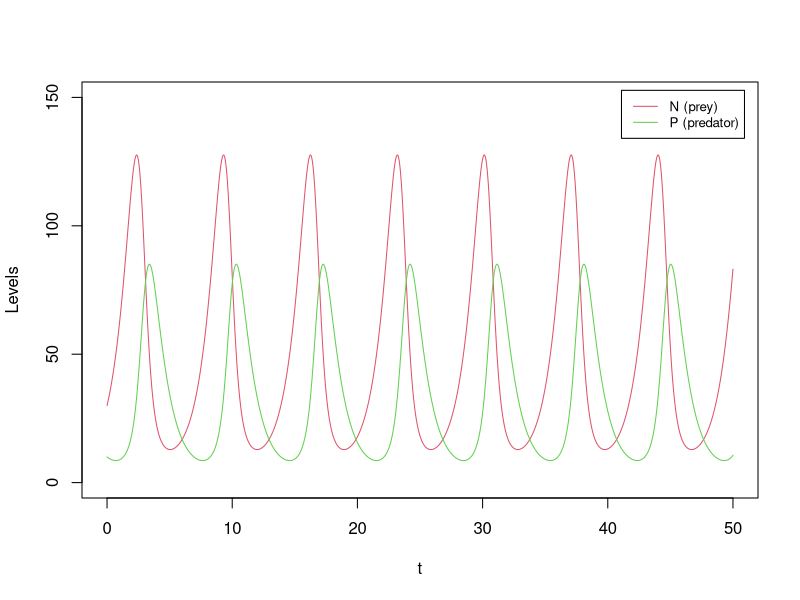
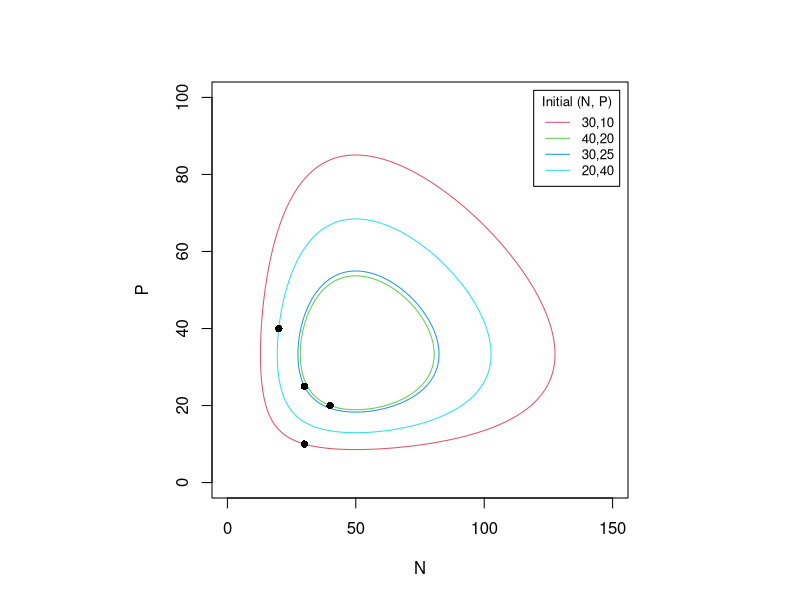
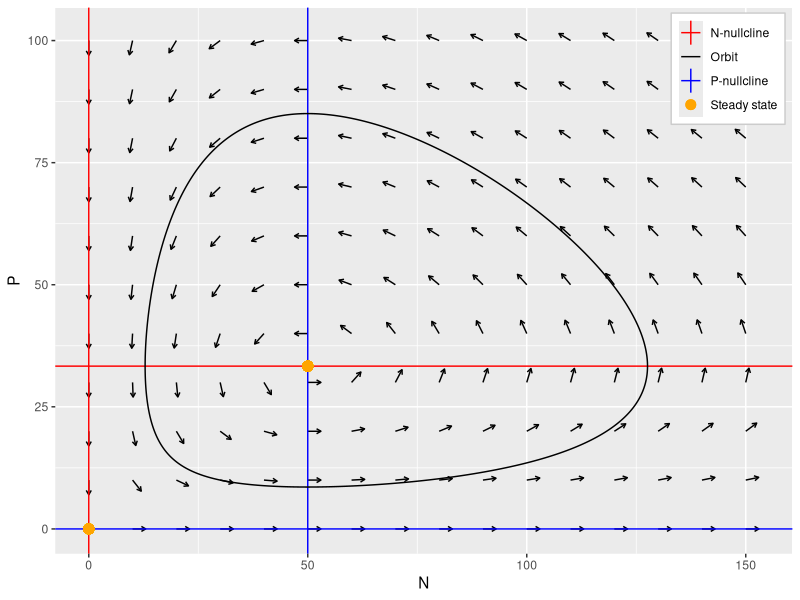
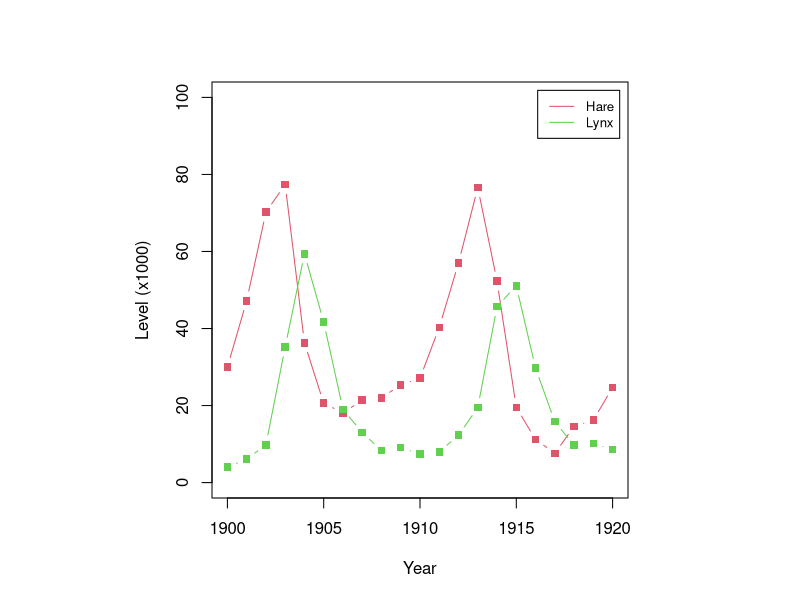
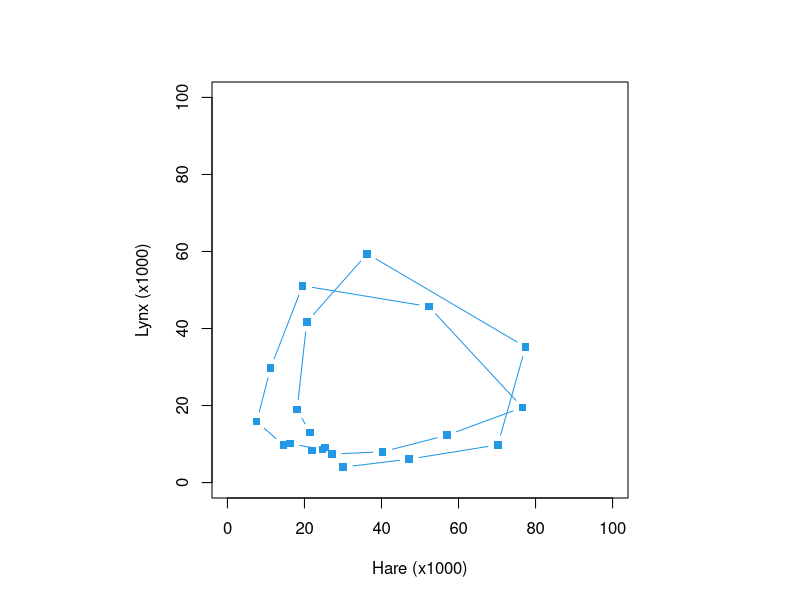
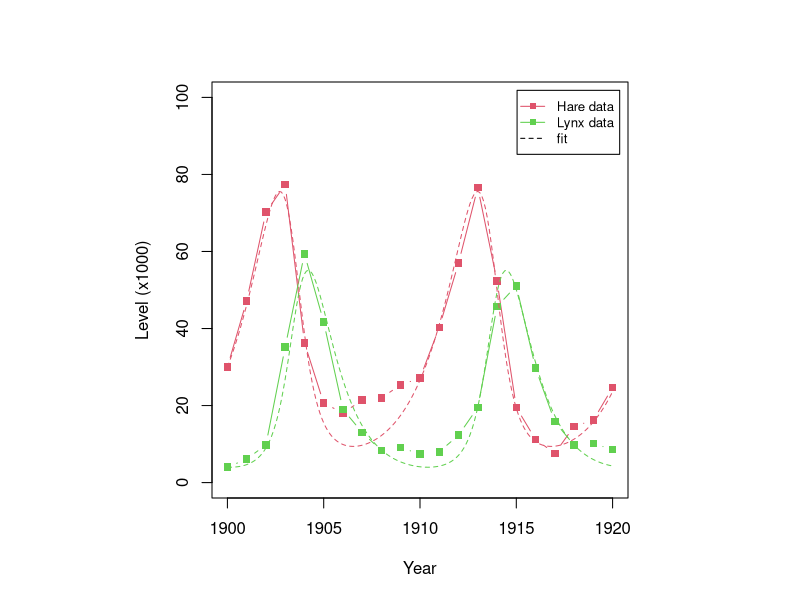
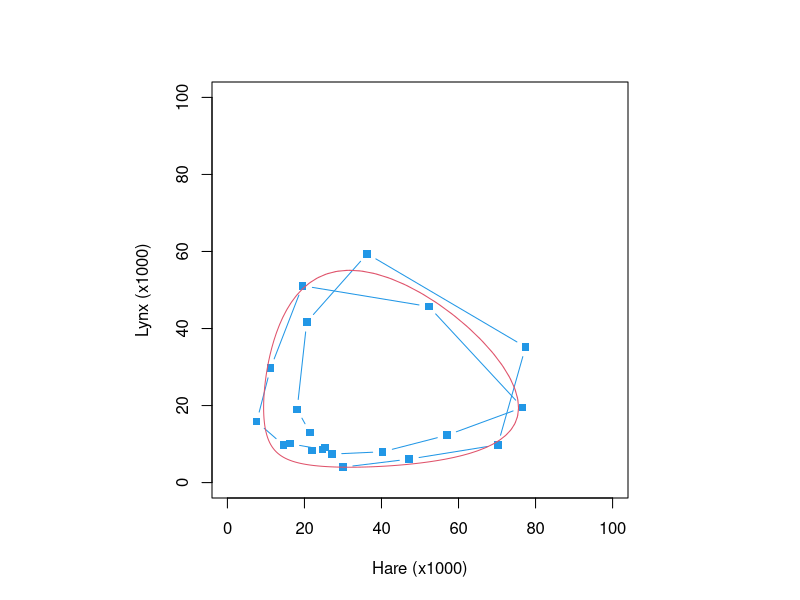
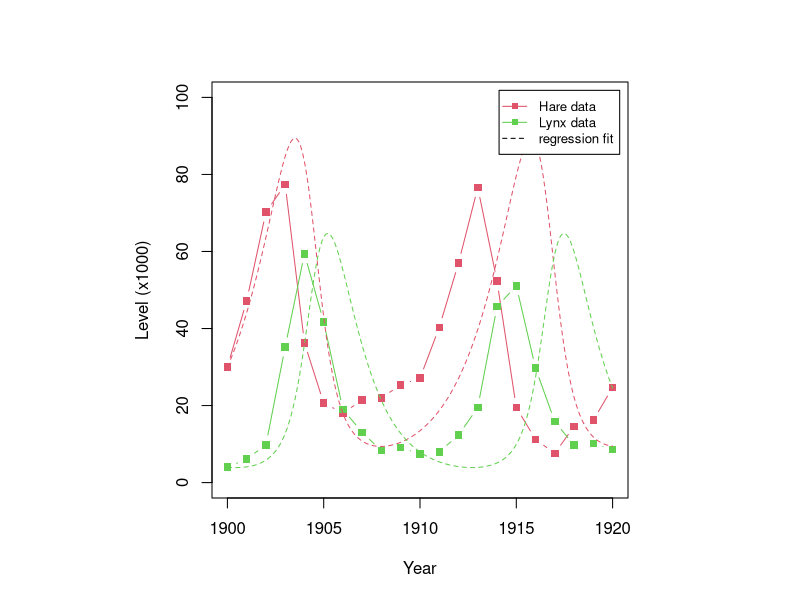

Source code (R) for these figures, in order:
## ---- chunk 1
derivs_LV <- function(t, Xs, a, b, c, d) {   # Lotka-Volterra: prey N, predator P
  N <- Xs[1]; P <- Xs[2]
  c(N * (a - b * P), P * (c * N - d))
}

# generic multi-variable RK4 (same as Part 3A)
RK4_generic <- function(derivs, X0, t.total, dt, ...) {
  t_all <- seq(0, t.total, by = dt); n_all <- length(t_all)
  X_all <- matrix(0, n_all, length(X0)); X_all[1, ] <- X0
  for (i in 1:(n_all - 1)) {
    t0 <- t_all[i]
    k1 <- dt * derivs(t0,          X_all[i, ],          ...)
    k2 <- dt * derivs(t0 + dt / 2, X_all[i, ] + k1 / 2, ...)
    k3 <- dt * derivs(t0 + dt / 2, X_all[i, ] + k2 / 2, ...)
    k4 <- dt * derivs(t0 + dt,     X_all[i, ] + k3,     ...)
    X_all[i + 1, ] <- X_all[i, ] + (k1 + 2 * k2 + 2 * k3 + k4) / 6
  }
  cbind(t_all, X_all)
}
## ---- chunk 2
a <- 1; b <- 0.03; c <- 0.02; d <- 1
res <- RK4_generic(derivs_LV, c(30, 10), 50, 0.01, a, b, c, d)   # coexistence
plot(res[, 1], res[, 2], type = "l", col = 2, xlab = "t", ylab = "Levels",
     xlim = c(0, 50), ylim = c(0, 150))
lines(res[, 1], res[, 3], col = 3)                              # predator lags prey
legend("topright", inset = 0.02, legend = c("N (prey)", "P (predator)"),
       col = 2:3, lty = 1, cex = 0.8)
## ---- chunk 3
#| fig-width: 5
#| fig-height: 5
# nested closed orbits from four initial conditions
ICs <- rbind(c(30, 10), c(40, 20), c(30, 25), c(20, 40))
par(pty = "s")   # square phase plane
plot(NULL, xlab = "N", ylab = "P", xlim = c(0, 150), ylim = c(0, 100))
for (i in seq_len(nrow(ICs))) {
  r <- RK4_generic(derivs_LV, ICs[i, ], 50, 0.01, a, b, c, d)
  lines(r[, 2], r[, 3], col = i + 1)
}
points(ICs[, 1], ICs[, 2], pch = 16)
legend("topright", inset = 0.02, title = "Initial (N, P)",
       legend = apply(ICs, 1, paste, collapse = ","), col = 2:5, lty = 1, cex = 0.8)
## ---- chunk 4
#| fig-width: 5
#| fig-height: 5
#| message: false
#| warning: false
library(ggplot2)
grid <- expand.grid(N = seq(0, 150, 10), P = seq(0, 100, 10))
vfu <- t(apply(grid, 1, function(Xs) {
  v <- derivs_LV(0, Xs, a, b, c, d); c(Xs, v / sqrt(sum(v^2)))
}))
vfu <- as.data.frame(vfu); colnames(vfu) <- c("N", "P", "dN", "dP")
p_field <- ggplot(vfu, aes(N, P)) +
  geom_segment(aes(xend = N + 3 * dN, yend = P + 3 * dP),
               arrow = arrow(length = unit(0.05, "in")))

orbit <- as.data.frame(RK4_generic(derivs_LV, c(30, 10), 50, 0.01, a, b, c, d))
colnames(orbit) <- c("t", "N", "P")
p_field +
  geom_vline(aes(xintercept = 0,   colour = "N-nullcline")) +
  geom_hline(aes(yintercept = a/b, colour = "N-nullcline")) +
  geom_hline(aes(yintercept = 0,   colour = "P-nullcline")) +
  geom_vline(aes(xintercept = d/c, colour = "P-nullcline")) +
  geom_point(aes(x = 0,   y = 0,   colour = "Steady state"), size = 3) +
  geom_point(aes(x = d/c, y = a/b, colour = "Steady state"), size = 3) +
  geom_path(data = orbit, aes(N, P, colour = "Orbit")) +
  scale_colour_manual(values = c("red", "black", "blue", "orange")) +
  labs(colour = NULL) +
  theme(legend.position = c(0.99, 0.99), legend.justification = c(1, 1),
        legend.background = element_rect(fill = "white", colour = "grey80"))
## ---- chunk 5
# numerical-Jacobian stability classifier (same as Part 3B)
stability_2D <- function(derivs, ss, ...) {
  delta <- 0.001
  f0  <- derivs(0, ss, ...)
  fdx <- derivs(0, ss + c(delta, 0), ...)
  fdy <- derivs(0, ss + c(0, delta), ...)
  jacobian <- matrix(c((fdx[1] - f0[1]) / delta, (fdx[2] - f0[2]) / delta,
                       (fdy[1] - f0[1]) / delta, (fdy[2] - f0[2]) / delta), 2)
  lambda <- eigen(jacobian)$values
  if (is.complex(lambda)) {
    if (Re(lambda[1]) < 0) 4 else 5
  } else if (lambda[1] < 0 && lambda[2] < 0) 1
  else if (lambda[1] >= 0 && lambda[2] >= 0) 2 else 3
}

ss_all <- rbind(c(0, 0), c(d / c, a / b))
ss_stab <- t(apply(ss_all, 1, function(ss) c(ss, stability_2D(derivs_LV, ss, a, b, c, d))))
colnames(ss_stab) <- c("N", "P", "Stability")
ss_stab   # 3 = saddle (X1); 5 = center reported as unstable spiral (X2)
## ---- chunk 6
# the lynx-hare data
lvdata <- data.frame(
  year = 1900:1920,
  hare = c(30, 47.2, 70.2, 77.4, 36.3, 20.6, 18.1, 21.4, 22, 25.4, 27.1,
           40.3, 57, 76.6, 52.3, 19.5, 11.2, 7.6, 14.6, 16.2, 24.7),
  lynx = c(4, 6.1, 9.8, 35.2, 59.4, 41.7, 19, 13, 8.3, 9.1, 7.4, 8, 12.3,
           19.5, 45.7, 51.1, 29.7, 15.8, 9.7, 10.1, 8.6))
knitr::kable(head(lvdata), col.names = c("Year", "Hare (x1000)", "Lynx (x1000)"))
## ---- chunk 7
# time courses: both populations cycle, with lynx trailing hare
plot(lvdata$year, lvdata$hare, type = "b", pch = 15, col = 2, xlab = "Year",
     ylab = "Level (x1000)", xlim = c(1900, 1920), ylim = c(0, 100))
lines(lvdata$year, lvdata$lynx, type = "b", pch = 15, col = 3)
legend("topright", inset = 0.02, legend = c("Hare", "Lynx"), col = 2:3, lty = 1, cex = 0.8)
## ---- chunk 8
#| fig-width: 5
#| fig-height: 5
# the same data as a trajectory in the (hare, lynx) phase plane
par(pty = "s")   # square phase plane
plot(lvdata$hare, lvdata$lynx, type = "b", pch = 15, col = 4,
     xlab = "Hare (x1000)", ylab = "Lynx (x1000)", xlim = c(0, 100), ylim = c(0, 100))
## ---- chunk 9
#| warning: false
# minimize the SSD between simulated and observed levels with nlm.
# a, b, c, d are forwarded to derivs_LV through RK4_generic's `...` ellipsis; pass them
# positionally, since a named `d=` would partial-match the derivs/dt formals and error out.
data_LV <- cbind(lvdata$hare, lvdata$lynx)
cal_error <- function(p, nsteps = 10) {
  sim <- RK4_generic(derivs_LV, data_LV[1, ], nrow(data_LV) - 1, 1 / nsteps,
                     p[1], p[2], p[3], p[4])
  sim <- sim[seq(1, nrow(sim), by = nsteps), 2:3]
  sum((data_LV - sim)^2)
}
p0 <- c(0.5, 0.02, 0.02, 0.5)                      # hand-picked initial guess
p_fit <- setNames(nlm(cal_error, p0)$estimate, c("a", "b", "c", "d"))
round(p_fit, 4)
## ---- chunk 10
# the fitted model against the data (time courses)
sim <- RK4_generic(derivs_LV, data_LV[1, ], 20, 0.1, p_fit[1], p_fit[2], p_fit[3], p_fit[4])
plot(lvdata$year, lvdata$hare, type = "b", pch = 15, col = 2, xlab = "Year",
     ylab = "Level (x1000)", xlim = c(1900, 1920), ylim = c(0, 100))
lines(lvdata$year, lvdata$lynx, type = "b", pch = 15, col = 3)
lines(sim[, 1] + 1900, sim[, 2], col = 2, lty = 2)
lines(sim[, 1] + 1900, sim[, 3], col = 3, lty = 2)
legend("topright", inset = 0.02, legend = c("Hare data", "Lynx data", "fit"),
       col = c(2, 3, 1), lty = c(1, 1, 2), pch = c(15, 15, NA), cex = 0.8)
## ---- chunk 11
#| fig-width: 5
#| fig-height: 5
# the same fit as a trajectory in the (hare, lynx) phase plane
par(pty = "s")
plot(lvdata$hare, lvdata$lynx, type = "b", pch = 15, col = 4, xlab = "Hare (x1000)",
     ylab = "Lynx (x1000)", xlim = c(0, 100), ylim = c(0, 100))
lines(sim[, 2], sim[, 3], col = 2)   # fitted trajectory in the phase plane
## ---- chunk 12
# centered finite differences make Eq (1) linear in the parameters; fit by lm (no intercept)
N <- lvdata$hare; P <- lvdata$lynx; tot <- length(N); mid <- 2:(tot - 1)
d_n <- data.frame(dNdt = (N[3:tot] - N[1:(tot - 2)]) / 2, n = N[mid], mnp = -N[mid] * P[mid])
d_p <- data.frame(dPdt = (P[3:tot] - P[1:(tot - 2)]) / 2, np = N[mid] * P[mid], mp = -P[mid])
p_lr <- c(coef(lm(dNdt ~ 0 + n + mnp, d_n)), coef(lm(dPdt ~ 0 + np + mp, d_p)))
names(p_lr) <- c("a", "b", "c", "d")
round(p_lr, 4)          # a good starting guess, though imperfect on its own ...
cal_error(p_lr)         # ... its raw SSD is larger than the minimized fit of 3D.6
## ---- chunk 13
# the regression fit against the data (time courses)
sim <- RK4_generic(derivs_LV, data_LV[1, ], 20, 0.1, p_lr[1], p_lr[2], p_lr[3], p_lr[4])
plot(lvdata$year, lvdata$hare, type = "b", pch = 15, col = 2, xlab = "Year",
     ylab = "Level (x1000)", xlim = c(1900, 1920), ylim = c(0, 100))
lines(lvdata$year, lvdata$lynx, type = "b", pch = 15, col = 3)
lines(sim[, 1] + 1900, sim[, 2], col = 2, lty = 2)
lines(sim[, 1] + 1900, sim[, 3], col = 3, lty = 2)
legend("topright", inset = 0.02, legend = c("Hare data", "Lynx data", "regression fit"),
       col = c(2, 3, 1), lty = c(1, 1, 2), pch = c(15, 15, NA), cex = 0.8)
## ---- chunk 14
#| fig-width: 5
#| fig-height: 5
# the same regression fit as a trajectory in the (hare, lynx) phase plane
par(pty = "s")
plot(lvdata$hare, lvdata$lynx, type = "b", pch = 15, col = 4, xlab = "Hare (x1000)",
     ylab = "Lynx (x1000)", xlim = c(0, 100), ylim = c(0, 100))
lines(sim[, 2], sim[, 3], col = 2)   # regression trajectory in the phase plane
